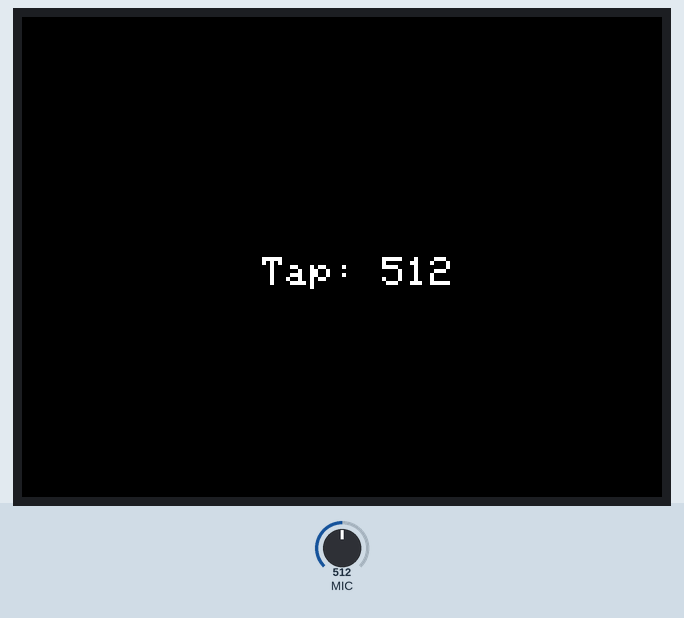
This sketch was run on a simulated Seeed Wio Terminal. Shown: 320×240 colour display. The test bench sets the inputs (shaded band); at power-on: MIC = 512.

Above: at 1.4 s.
1.5 s: MIC set to 716
At 2.6 s:
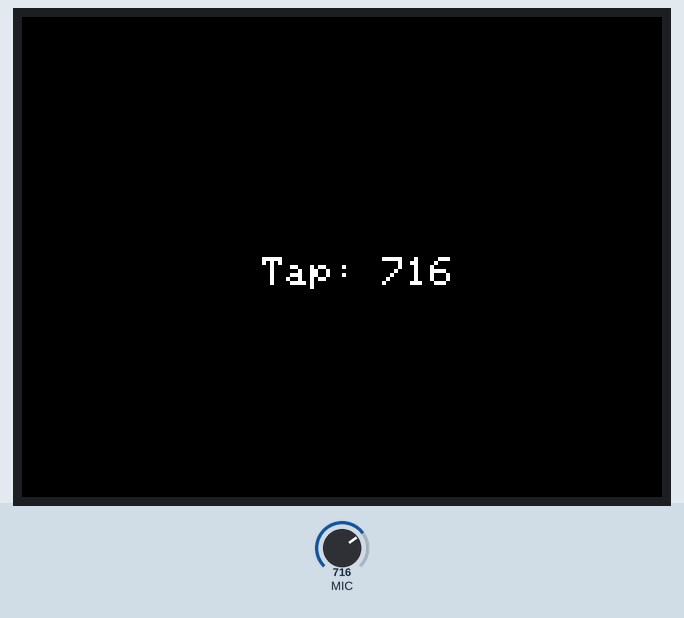
3.1 s: MIC set to 900
At 3.7 s:
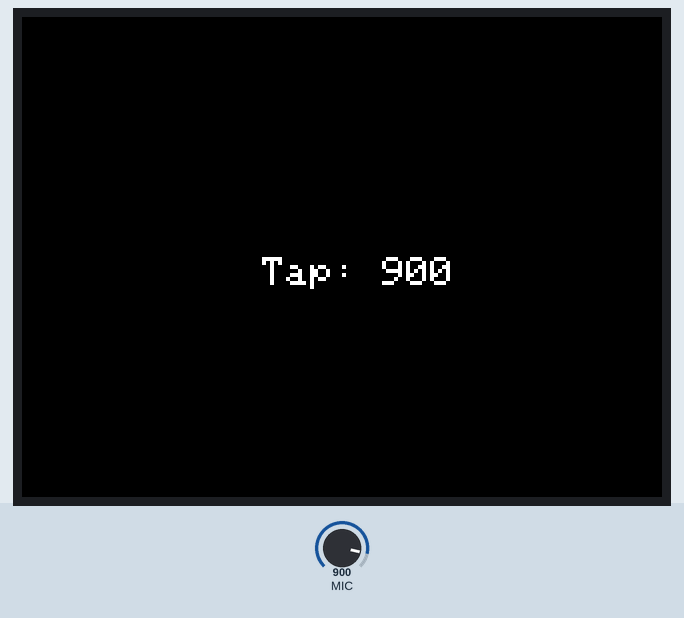
4.7 s: MIC set to 1023
At 5.7 s:
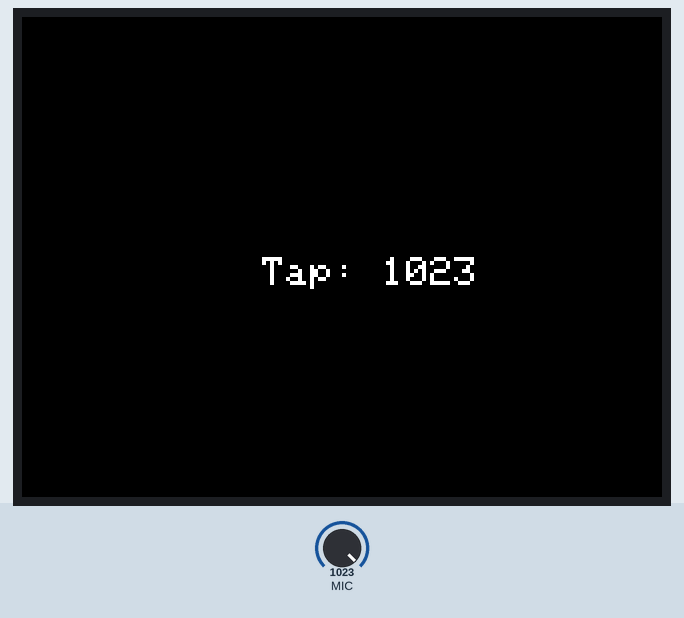
Timing chart, 0 to 7.7 s (numbered marks = the images above; inputs shaded):
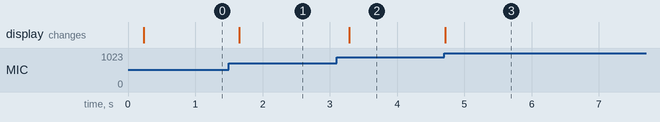

Measured:
- after the input at 1.5 s, the display: changes after 0.16 s (image 1)
- after the input at 3.1 s, the display: changes after 0.19 s (image 2)
- after the input at 4.7 s, the display: changes at once (image 3)

The sketch:

WIO-Example0502.ino
```cpp
#include "TFT_eSPI.h"
TFT_eSPI tft;

void setup(){
  pinMode(WIO_MIC, INPUT);
  tft.begin();
  tft.setRotation(3);
  tft.fillScreen(TFT_BLACK);
  tft.setTextColor(TFT_WHITE, TFT_BLACK);
  tft.setTextSize(2);
}

void loop(){
  int adc = analogRead(WIO_MIC);
  tft.drawString("Tap: " + String(adc) + String(" "), 120, 120);
  delay(200);
}
```
